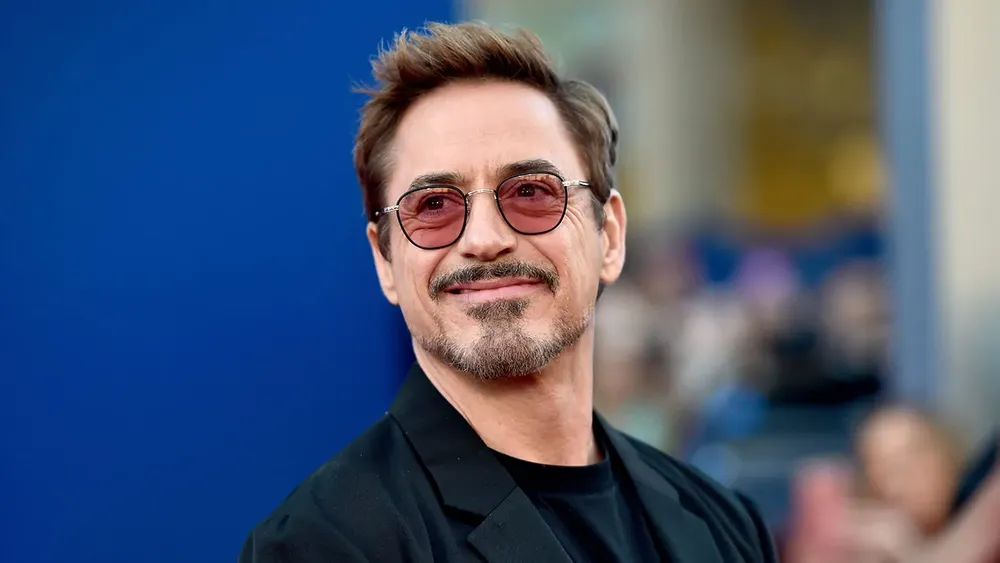
#> input picture computer_vision/assignment1/robert.webp, 1000 x 563 px, shrunk from 1296 x 730 before the run
$ jupyter execute notebook2.ipynb   (older library calls are emulated)
#> lines starting #> are read from the running program, lines starting #| are printed output that depends on the picture; after the words box and inside, x2 and y2 are one past the last pixel; in counts of white or black regions, pixels touching at a corner belong together
#### part1: image cartoonifying

[cell 1]
import cv2
import numpy as np
import matplotlib.pyplot as plt

# -------------------------------
# Part I: Image Cartoonifying
# -------------------------------

def cartoonify_image_steps(img,
                           median_ksize=7,
                           laplacian_ksize=5,
                           threshold_val=100,
                           bilateral_d=9,
                           bilateral_sigmaColor=75,
                           bilateral_sigmaSpace=75,
                           num_bilateral=5):
    """
    Process the input image through several steps to obtain a cartoon effect.
    Returns a dictionary of intermediate images.
    Steps:
    1. Original image
    2. Grayscale conversion
    3. Median blurred grayscale image
    4. Laplacian filter result (raw edges)
    5. Binary edge mask (sketch)
    6. Color image after repeated bilateral filtering
    7. Final cartoon image (bilateral filtered image combined with edge mask)
    """
    steps = {}
    steps['original'] = img.copy()

    # 1. Convert to grayscale
    gray = cv2.cvtColor(img, cv2.COLOR_BGR2GRAY)
    steps['grayscale'] = gray.copy()

    # 2. Apply median filter to reduce noise
    gray_blur = cv2.medianBlur(gray, median_ksize)
    steps['median_blur'] = gray_blur.copy()

    # 3. Apply Laplacian filter for edge detection
    laplacian = cv2.Laplacian(gray_blur, cv2.CV_8U, ksize=laplacian_ksize)
    steps['laplacian'] = laplacian.copy()

    # 4. Apply binary thresholding to create a clear edge mask (sketch)
    ret, edge_mask = cv2.threshold(laplacian, threshold_val, 255, cv2.THRESH_BINARY_INV)
    steps['edge_mask'] = edge_mask.copy()

    # 5. Apply repeated bilateral filtering to smooth the color regions while preserving edges
    bilateral_img = img.copy()
    for i in range(num_bilateral):
        bilateral_img = cv2.bilateralFilter(bilateral_img, bilateral_d, bilateral_sigmaColor, bilateral_sigmaSpace)
    steps['bilateral'] = bilateral_img.copy()

    # 6. Combine the bilateral filtered image with the edge mask to get the final cartoon effect
    edge_mask_color = cv2.cvtColor(edge_mask, cv2.COLOR_GRAY2BGR)
    cartoon = cv2.bitwise_and(bilateral_img, edge_mask_color)
    steps['cartoon'] = cartoon.copy()

    return steps

def display_cartoon_steps(steps):
    """
    Displays the intermediate results for the cartoonification process.
    """
    titles = [
        "Original Image",
        "Grayscale",
        "Median Blurred",
        "Laplacian Edges",
        "Binary Edge Mask",
        "Bilateral Filtered",
        "Final Cartoon"
    ]

    images = [steps['original'],
              steps['grayscale'],
              steps['median_blur'],
              steps['laplacian'],
              steps['edge_mask'],
              steps['bilateral'],
              steps['cartoon']]

    # Determine subplot grid size (e.g., 3 rows x 3 cols if needed)
    plt.figure(figsize=(14, 10))
    for i in range(len(images)):
        plt.subplot(3, 3, i+1)
        # Check if the image is grayscale or color:
        if len(images[i].shape) == 2:
            plt.imshow(images[i], cmap='gray')
        else:
            # Convert BGR to RGB for display
            plt.imshow(cv2.cvtColor(images[i], cv2.COLOR_BGR2RGB))
        plt.title(titles[i])
        plt.axis('off')
    plt.tight_layout()
    plt.show()


# -------------------------------
# Main Function to Run the Processes
# -------------------------------

def display_results_cartoonify():
    # ----- Part I: Cartoonification -----
    cartoon_input_path = 'robert.webp'  # Change to your input file name
    img = cv2.imread(cartoon_input_path)
#> img is the input picture: shape (563, 1000, 3); mean B, G, R 115.1, 87.4, 72.9
    if img is None:
        print(f"Error: Cartoon input image not found. Ensure '{cartoon_input_path}' exists.")
    else:
        cartoon_steps = cartoonify_image_steps(img)
#> in cartoonify_image_steps, `gray = cv2.cvtColor(img, cv2.COLOR_BGR2GRAY)`:
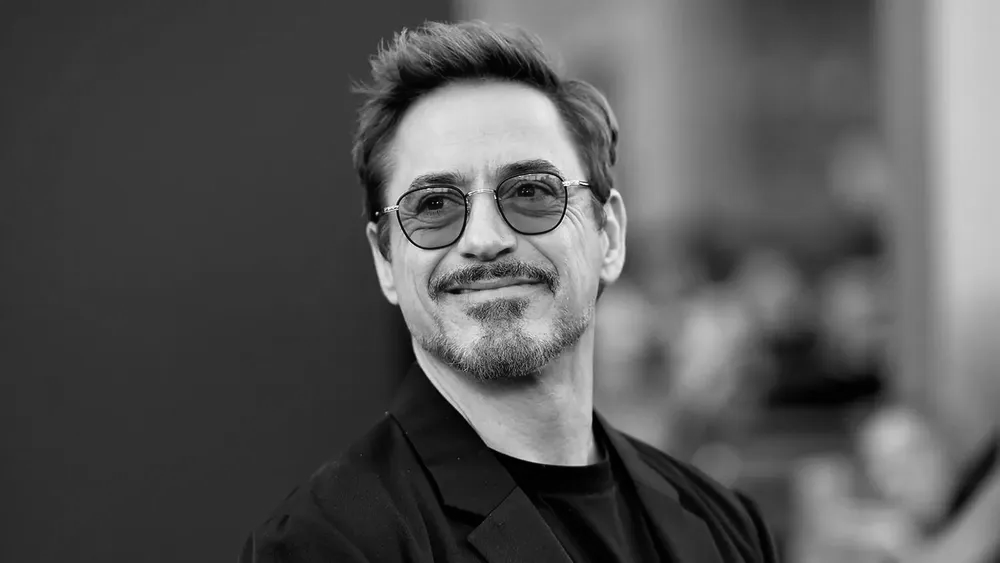
#> gray: shape (563, 1000); min 0, max 255, mean 86.2
#> in cartoonify_image_steps, `laplacian = cv2.Laplacian(gray_blur, cv2.CV_8U, ksize=laplacian_ksize)`:
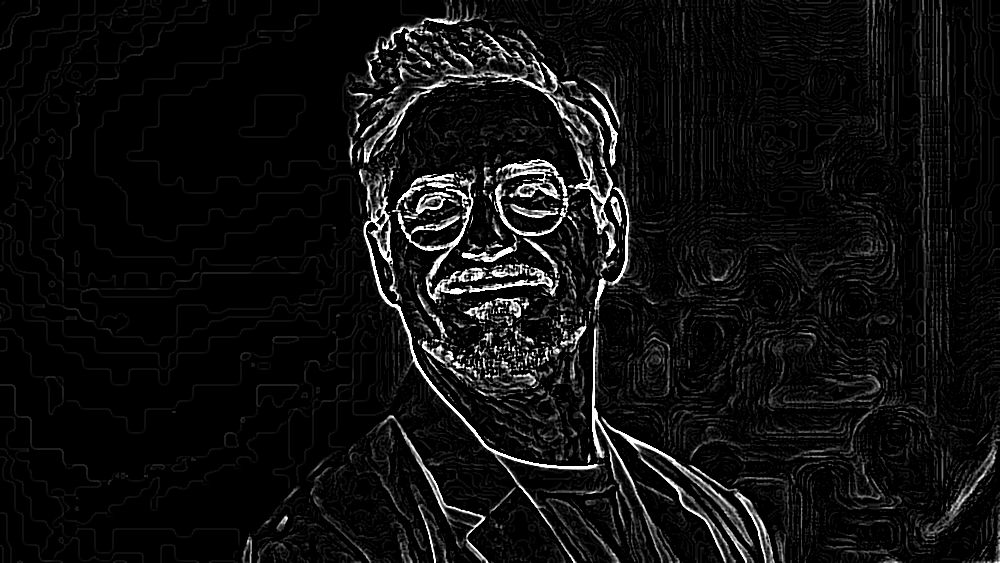
#> laplacian: shape (563, 1000); min 0, max 255, mean 15.7
#> in cartoonify_image_steps, `ret, edge_mask = cv2.threshold(laplacian, threshold_val, 255, cv2.THRE..`:
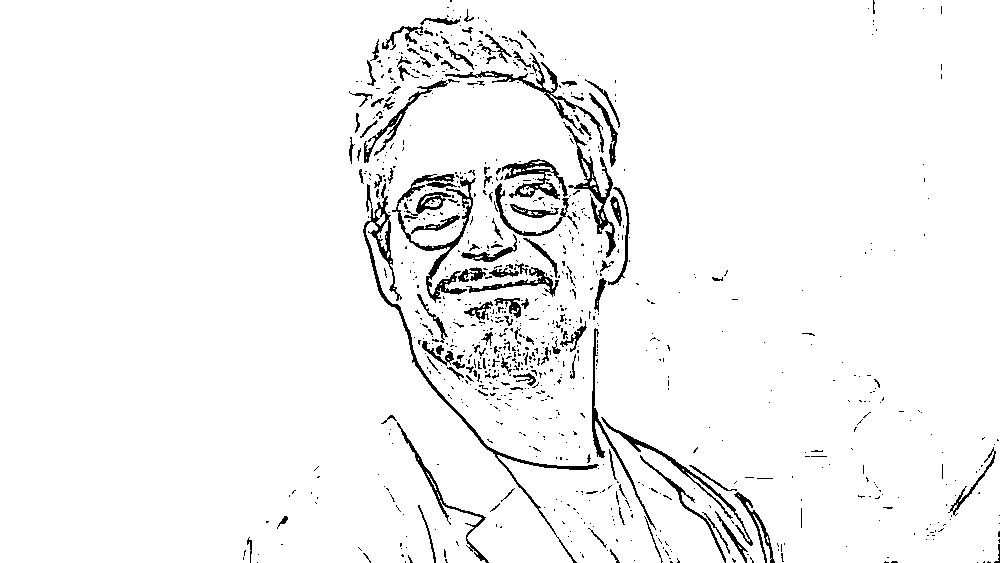
#> edge_mask: shape (563, 1000); 95.7% white; black in thin lines or dots, all inside (x1, y1, x2, y2) = (243, 0, 1000, 563)
#> in cartoonify_image_steps, `ret, edge_mask = cv2.threshold(laplacian, threshold_val, 255, cv2.THRE..`: ret = 100
#> in cartoonify_image_steps, `cartoon = cv2.bitwise_and(bilateral_img, edge_mask_color)`:
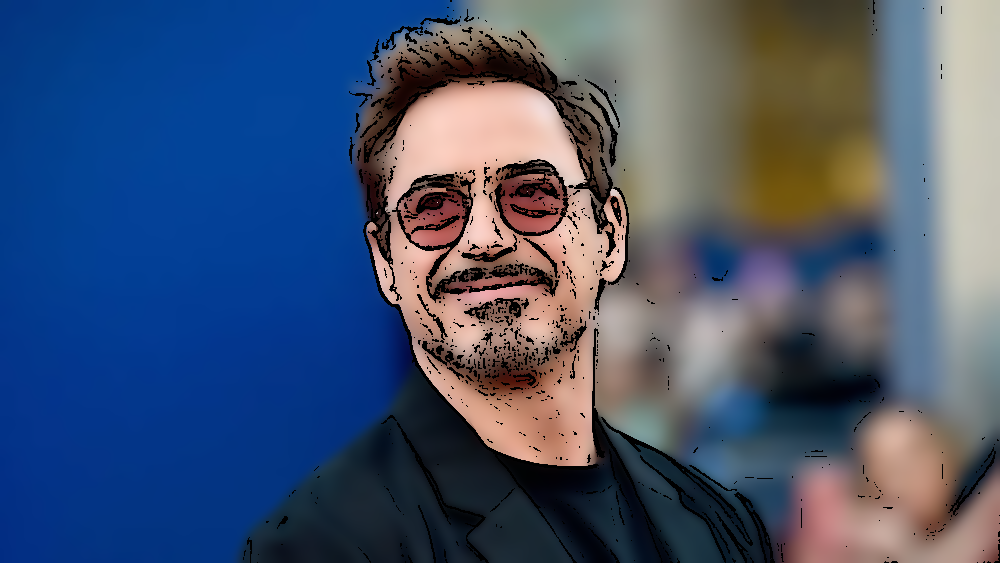
#> cartoon: shape (563, 1000, 3); mean B, G, R 112.2, 84.5, 69.1
#> cartoon_steps = 7 items
        # Optionally, save intermediate images:
        cv2.imwrite('cartoon_original.jpg', cartoon_steps['original'])
        cv2.imwrite('cartoon_grayscale.jpg', cartoon_steps['grayscale'])
        cv2.imwrite('cartoon_median.jpg', cartoon_steps['median_blur'])
        cv2.imwrite('cartoon_laplacian.jpg', cartoon_steps['laplacian'])
        cv2.imwrite('cartoon_edge_mask.jpg', cartoon_steps['edge_mask'])
        cv2.imwrite('cartoon_bilateral.jpg', cartoon_steps['bilateral'])
        cv2.imwrite('cartoon_final.jpg', cartoon_steps['cartoon'])

        display_cartoon_steps(cartoon_steps)
#> the loop in display_cartoon_steps, `for i in range(len(images)):` made 7 passes
#> in display_cartoon_steps, `plt.show()`:
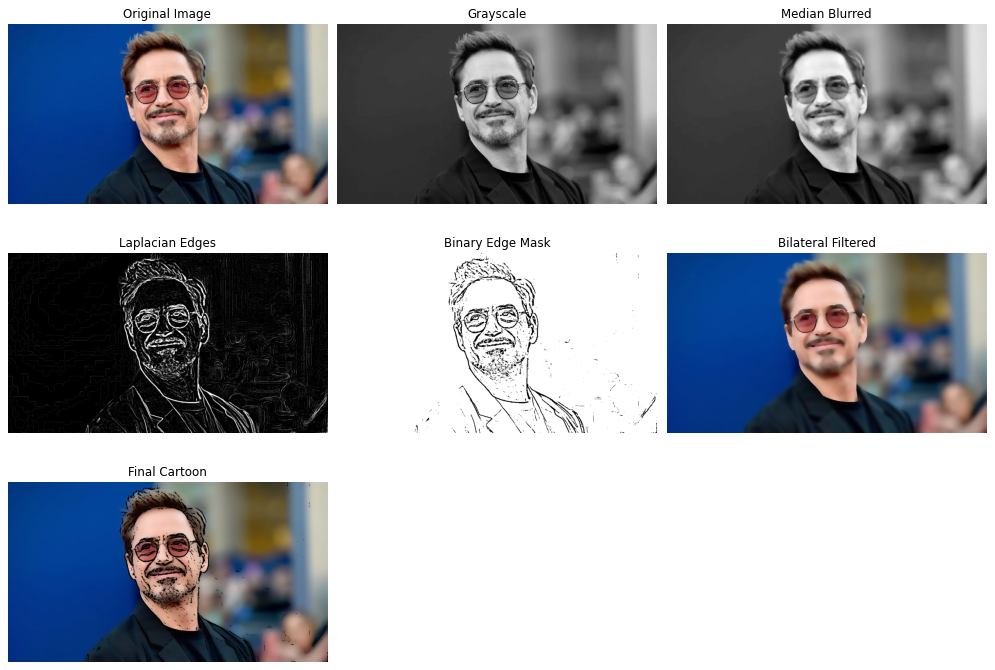
#> figure drawn by matplotlib, 7 panels


display_results_cartoonify()

Median Filter
 - What It Does:
 The median filter is a non-linear filter used primarily for noise reduction. It works exceptionally well at removing “salt and pepper” noise (random bright and dark spots) without blurring the edges as much as linear filters (like Gaussian filters) might.

 - How It Works:

  The filter works by sliding a window (kernel) over the image.
  For each pixel, it considers the intensities of the pixels in the window.
  It then replaces the center pixel’s value with the median value of those intensities.
  Because the median is less sensitive to outliers than the mean, the filter can remove noise while preserving sharp boundaries.

Laplacian Filter
 - What It Does:
 The Laplacian filter is a second-order derivative operator used for edge detection. It highlights areas of rapid intensity change in an image, which typically correspond to edges.

 - How It Works:

 The Laplacian operator computes the second derivative of the image intensity.

 This operation emphasizes regions where the intensity changes rapidly (i.e., edges).
 However, because second derivatives are highly sensitive to noise, applying the Laplacian filter directly to a noisy image could result in many false edges—hence the prior use of the median filter.
 Once the raw edges are computed, a binary threshold is applied to create a sketch-like (black-and-white) effect by converting the grayscale edges into a crisp mask where pixels are either “edge” (white) or “non-edge” (black).

 Bilateral Filter
 - What It Does:
 The bilateral filter is an edge-preserving smoothing filter. It reduces image noise and detail in flat regions while keeping edges sharp.

 - How It Works:

 Unlike traditional filters that consider only the spatial proximity of pixels, the bilateral filter combines both spatial closeness and intensity similarity.
 It applies a weighted average where weights are determined by:
 Domain (Spatial) Weight: A Gaussian function of the distance between the center pixel and the neighboring pixels.
 Range (Intensity) Weight: A Gaussian function of the difference in intensity between the center pixel and its neighbors.

[cell 2]
 # -------------------------------
# Part II: Road Lane Detection Using Hough Transform
# -------------------------------

def region_of_interest(img, vertices):
    """
    Applies an image mask.
    Only keeps the region of the image defined by the polygon formed from vertices.
    The rest of the image is set to black.
    """
    mask = np.zeros_like(img)
    # If the image has more than one channel, create a tuple for the mask color.
    if len(img.shape) > 2:
        channel_count = img.shape[2]
        ignore_mask_color = (255,) * channel_count
    else:
        ignore_mask_color = 255
    cv2.fillPoly(mask, vertices, ignore_mask_color)
    masked_img = cv2.bitwise_and(img, mask)
    return masked_img

def lane_detection_steps(image,
                         median_ksize=9,
                         canny_thresh1=50,
                         canny_thresh2=150,
                         hough_thresh=50,
                         min_line_length=50,
                         max_line_gap=20):
    """
    Processes the road image to detect lanes and returns intermediate steps.
    Steps:
    1. Original image
    2. Smoothed image using median filter
    3. Grayscale image
    4. Canny edge detection result
    5. Edges after applying the Region Of Interest (ROI) mask
    6. Final image with detected lanes drawn
    """
    steps = {}
    steps['original'] = image.copy()

    # 1. Smooth the image using a median filter
    smooth = cv2.medianBlur(image, median_ksize)
    steps['smoothed'] = smooth.copy()

    # 2. Convert to grayscale and apply Canny edge detection
    gray = cv2.cvtColor(smooth, cv2.COLOR_BGR2GRAY)
    steps['grayscale'] = gray.copy()
    edges = cv2.Canny(gray, canny_thresh1, canny_thresh2)
    steps['edges'] = edges.copy()

    # 3. Define a Region Of Interest (ROI) to focus on the road area
    height, width = edges.shape
    roi_vertices = np.array([[
        (int(0.1 * width), height),
        (int(0.45 * width), int(0.6 * height)),
        (int(0.55 * width), int(0.6 * height)),
        (int(0.9 * width), height)
    ]], dtype=np.int32)
    masked_edges = region_of_interest(edges, roi_vertices)
    steps['roi_edges'] = masked_edges.copy()

    # 4. Use Hough Transform to detect line segments
    lines = cv2.HoughLinesP(masked_edges, rho=1, theta=np.pi/180, threshold=hough_thresh,
                            minLineLength=min_line_length, maxLineGap=max_line_gap)

    # Draw the detected lines on a copy of the original image
    lane_img = image.copy()
    if lines is not None:
        for line in lines:
            x1, y1, x2, y2 = line[0]
            cv2.line(lane_img, (x1, y1), (x2, y2), (0, 255, 0), thickness=3)
    steps['lane_detection'] = lane_img.copy()

    return steps

def display_lane_steps(steps):
    """
    Displays the intermediate results for the lane detection process.
    """
    titles = [
        "Original Road Image",
        "Smoothed Image",
        "Grayscale",
        "Canny Edges",
        "Edges in ROI",
        "Lane Detection Output"
    ]

    images = [steps['original'],
              steps['smoothed'],
              steps['grayscale'],
              steps['edges'],
              steps['roi_edges'],
              steps['lane_detection']]

    plt.figure(figsize=(14, 10))
    for i in range(len(images)):
        plt.subplot(2, 3, i+1)
        if len(images[i].shape) == 2:
            plt.imshow(images[i], cmap='gray')
        else:
            plt.imshow(cv2.cvtColor(images[i], cv2.COLOR_BGR2RGB))
        plt.title(titles[i])
        plt.axis('off')
    plt.tight_layout()
    plt.show()


def display_results_lane():

    lane_input_path = 'test_images/road3.webp'  # Change to your road image file name
    road_img = cv2.imread(lane_input_path)
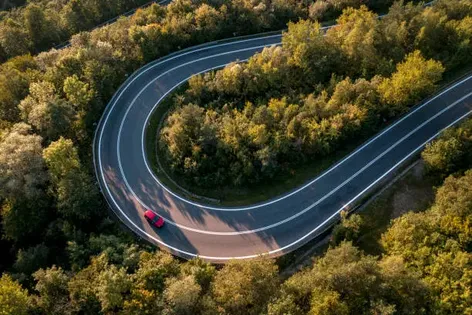
#> input picture computer_vision/assignment1/test_images/road3.webp, 472 x 315 px, shrunk from 612 x 408 before the run
#> road_img is the input picture: shape (315, 472, 3); mean B, G, R 43.6, 69.3, 72.1
    if road_img is None:
        print(f"Error: Road input image not found. Ensure '{lane_input_path}' exists.")
    else:
        lane_steps = lane_detection_steps(road_img)
#> in lane_detection_steps, `smooth = cv2.medianBlur(image, median_ksize)`:
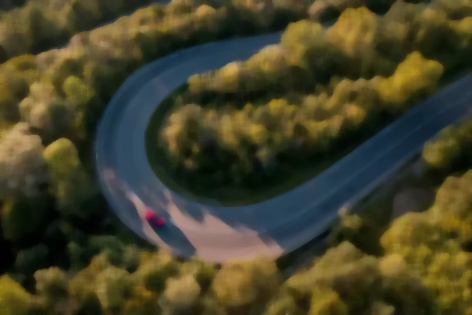
#> smooth: shape (315, 472, 3); mean B, G, R 40.3, 66, 68.8
#> in lane_detection_steps, `gray = cv2.cvtColor(smooth, cv2.COLOR_BGR2GRAY)`:
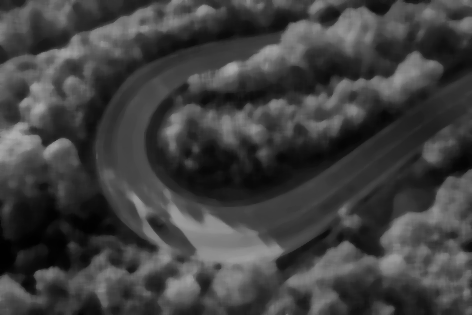
#> gray: shape (315, 472); min 1, max 175, mean 63.9
#> in lane_detection_steps, `edges = cv2.Canny(gray, canny_thresh1, canny_thresh2)`: edges: shape (315, 472); 4.4% white in thin lines or dots
#> in region_of_interest, `cv2.fillPoly(mask, vertices, ignore_mask_color)`: mask: shape (315, 472); 18% white; 1 white region, box (x1, y1, x2, y2) and area: (48, 189, 424, 315) 26751
#> in region_of_interest, `masked_img = cv2.bitwise_and(img, mask)`:
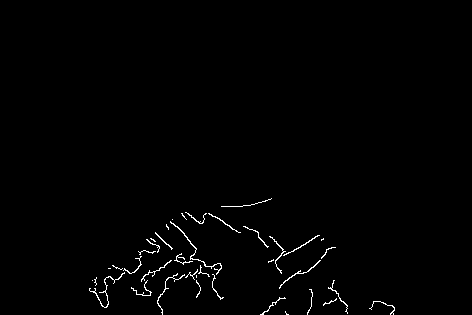
#> masked_img: shape (315, 472); 0.96% white in thin lines or dots, all inside (x1, y1, x2, y2) = (89, 198, 395, 315)
#> in lane_detection_steps, `lines = cv2.HoughLinesP(masked_edges, rho=1, theta=np.pi/180, threshol..`: lines = None
#> lane_steps = 6 items
        # Optionally, save intermediate images:
        cv2.imwrite('lane_original.jpg', lane_steps['original'])
        cv2.imwrite('lane_smoothed.jpg', lane_steps['smoothed'])
        cv2.imwrite('lane_grayscale.jpg', lane_steps['grayscale'])
        cv2.imwrite('lane_edges.jpg', lane_steps['edges'])
        cv2.imwrite('lane_roi_edges.jpg', lane_steps['roi_edges'])
        cv2.imwrite('lane_final.jpg', lane_steps['lane_detection'])

        display_lane_steps(lane_steps)
#> the loop in display_lane_steps, `for i in range(len(images)):` made 6 passes
#> in display_lane_steps, `plt.show()`:
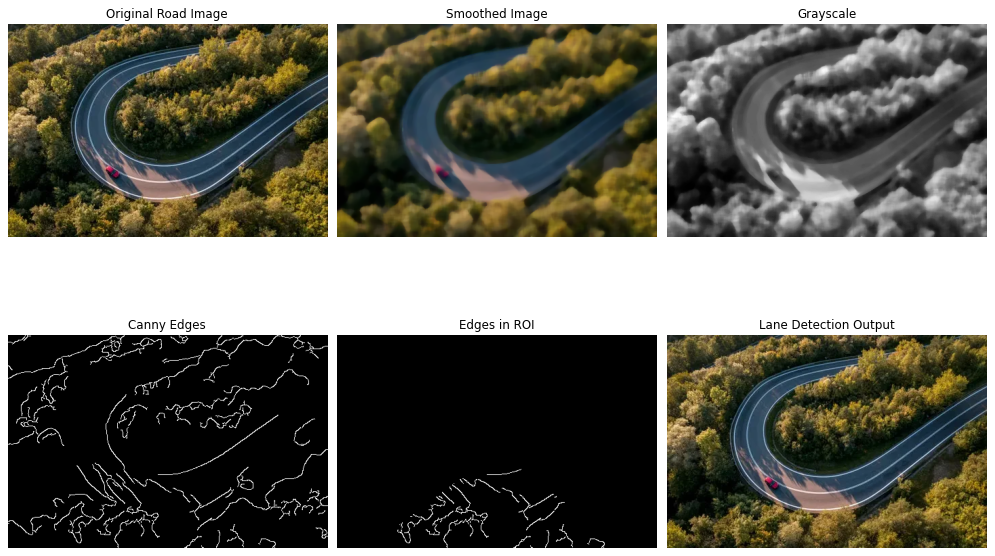
#> figure drawn by matplotlib, 6 panels

[cell 3]
display_results_lane()

[cell 4]
# [121 lines left out: functions detect_vanishing_point, get_dynamic_roi, lane_detection_steps_dynamic_roi, not called in this run]


def display_results_lane_dynamic():

    lane_input_path = 'test_images/road3.webp'  # Change to your road image file name
    road_img = cv2.imread(lane_input_path)
    if road_img is None:
        print(f"Error: Road input image not found. Ensure '{lane_input_path}' exists.")
    else:
        lane_steps = lane_detection_steps(road_img)
#> lane_steps = 6 items
        # Optionally, save intermediate images:
        cv2.imwrite('lane_original.jpg', lane_steps['original'])
        cv2.imwrite('lane_smoothed.jpg', lane_steps['smoothed'])
        cv2.imwrite('lane_grayscale.jpg', lane_steps['grayscale'])
        cv2.imwrite('lane_edges.jpg', lane_steps['edges'])
        cv2.imwrite('lane_roi_edges.jpg', lane_steps['roi_edges'])
        cv2.imwrite('lane_final.jpg', lane_steps['lane_detection'])

        display_lane_steps(lane_steps)
#> the loop in display_lane_steps (call 2), `for i in range(len(images)):` made 6 passes

display_results_lane_dynamic()
